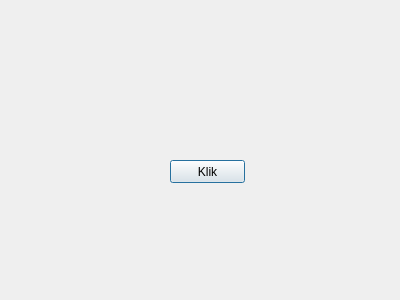
<?xml version="1.0" encoding="UTF-8"?>
<ui version="4.0">
 <class>Okno</class>
 <widget class="QDialog" name="Okno">
  <property name="geometry">
   <rect>
    <x>0</x>
    <y>0</y>
    <width>400</width>
    <height>300</height>
   </rect>
  </property>
  <property name="windowTitle">
   <string>Dialog</string>
  </property>
  <widget class="QPushButton" name="pushButton">
   <property name="geometry">
    <rect>
     <x>170</x>
     <y>160</y>
     <width>75</width>
     <height>23</height>
    </rect>
   </property>
   <property name="text">
    <string>Klik</string>
   </property>
  </widget>
  <widget class="QLabel" name="label">
   <property name="geometry">
    <rect>
     <x>60</x>
     <y>50</y>
     <width>311</width>
     <height>51</height>
    </rect>
   </property>
   <property name="font">
    <font>
     <pointsize>18</pointsize>
     <weight>75</weight>
     <bold>true</bold>
    </font>
   </property>
   <property name="text">
    <string/>
   </property>
  </widget>
 </widget>
 <resources/>
 <connections/>
</ui>
